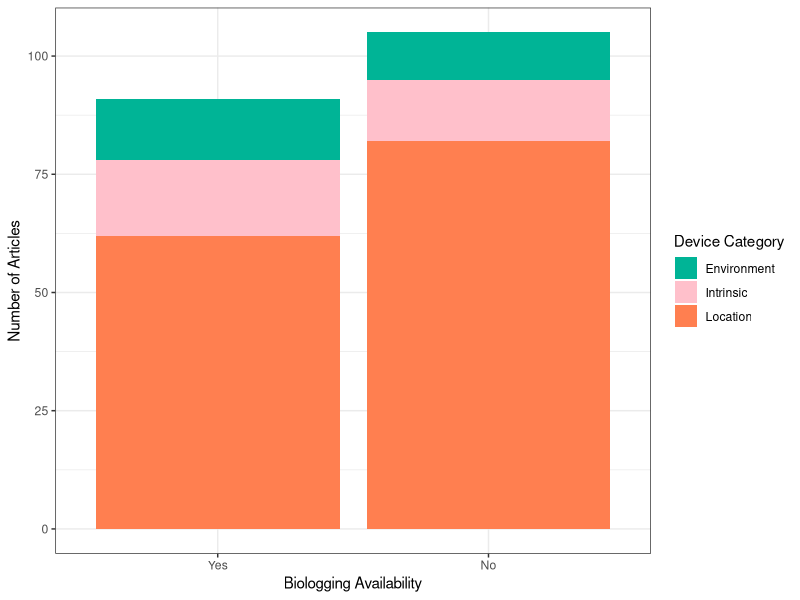

This figure's R source:
library(tidyverse)
biolog_data <- read.csv("data_decoding.csv")

# Graph 2: Biologging availability vs device category

nice_colors <- c("#00B496", "pink", "coral")

biolog_data$biologging_availability <- factor(biolog_data$biologging_availability,
                                       levels = c("Y", "N"),
                                       labels = c("Yes", "No"))
# biolog_data$device_cat <- factor(biolog_data$device_cat,
#                         levels = c("Y", "N"),
#                         labels = c("Yes", "No"))
# %>% this is called the pipe
# Read it as the word "then"
# Use it to build pipelines
biolog_by_device <- biolog_data %>%
  separate_longer_delim(device_cat,
                        delim = ", ") %>%
  filter(device_cat != "")

#

biolog_by_device$device_cat <- factor(biolog_by_device$device_cat,
                                    levels = c("E", "I", "L"),
                                    labels = c("Environment", "Intrinsic", "Location"))

#

ggplot(biolog_by_device,
       aes(biologging_availability,
           fill = device_cat)) +
  geom_bar() +
  labs(x = "Biologging Availability", y = "Number of Articles", fill = "Device Category") +
  theme_bw() +
  scale_fill_manual(values = nice_colors)






















